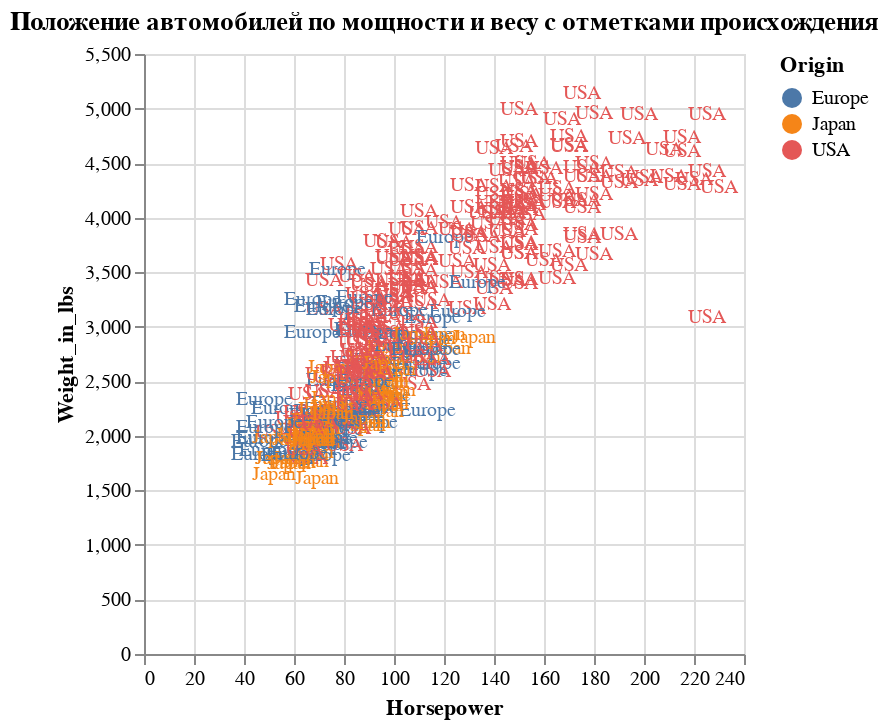

Notebook code cell kept with this figure:
### Markdown cell above
#### Положение автомобилей по мощности и весу с отметками происхождения

### Code cell
alt.Chart(cars).mark_text(fontSize=10).encode(
    x='Horsepower',
    y='Weight_in_lbs',
    text='Origin',
    color='Origin',
).properties(
    title='Положение автомобилей по мощности и весу с отметками происхождения'
)

### Figure 1 — Vega-Lite specification as saved in the notebook (floating-point values rounded to 4 significant figures; data arrays with more than 128 entries replaced by an {"elided": "..."} marker saying what was removed)
{"config": {"view": {"continuousWidth": 300, "continuousHeight": 300}}, "data": {"name": "data-583e73726c1545c56c203344161a975c"}, "mark": {"type": "text", "fontSize": 10}, "encoding": {"color": {"field": "Origin", "type": "nominal"}, "text": {"field": "Origin", "type": "nominal"}, "x": {"field": "Horsepower", "type": "quantitative"}, "y": {"field": "Weight_in_lbs", "type": "quantitative"}}, "title": "Положение автомобилей по мощности и весу с отметками происхождения", "$schema": "https://vega.github.io/schema/vega-lite/v5.20.1.json", "datasets": {"data-583e73726c1545c56c203344161a975c": {"elided": "406 records"}}}
